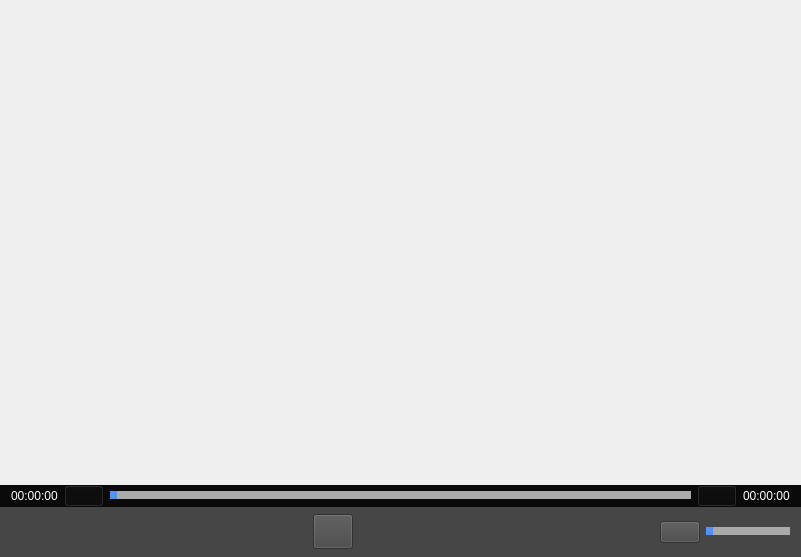
<?xml version="1.0" encoding="UTF-8"?>
<ui version="4.0">
 <class>HLPlayerClass</class>
 <widget class="QWidget" name="HLPlayerClass">
  <property name="geometry">
   <rect>
    <x>0</x>
    <y>0</y>
    <width>801</width>
    <height>557</height>
   </rect>
  </property>
  <property name="minimumSize">
   <size>
    <width>360</width>
    <height>320</height>
   </size>
  </property>
  <property name="windowTitle">
   <string>HLPlayer</string>
  </property>
  <layout class="QVBoxLayout" name="verticalLayout">
   <property name="spacing">
    <number>0</number>
   </property>
   <property name="leftMargin">
    <number>0</number>
   </property>
   <property name="topMargin">
    <number>0</number>
   </property>
   <property name="rightMargin">
    <number>0</number>
   </property>
   <property name="bottomMargin">
    <number>0</number>
   </property>
   <item>
    <widget class="QWidget" name="PlayView" native="true"/>
   </item>
   <item>
    <widget class="QWidget" name="progressView" native="true">
     <property name="sizePolicy">
      <sizepolicy hsizetype="Preferred" vsizetype="Fixed">
       <horstretch>0</horstretch>
       <verstretch>0</verstretch>
      </sizepolicy>
     </property>
     <property name="minimumSize">
      <size>
       <width>0</width>
       <height>20</height>
      </size>
     </property>
     <property name="styleSheet">
      <string notr="true">background-color: rgb(10, 10, 10);</string>
     </property>
     <layout class="QHBoxLayout" name="horizontalLayout">
      <property name="topMargin">
       <number>0</number>
      </property>
      <property name="bottomMargin">
       <number>0</number>
      </property>
      <item>
       <widget class="QLabel" name="labelStart">
        <property name="styleSheet">
         <string notr="true">color: rgb(255, 255, 255);</string>
        </property>
        <property name="text">
         <string>00:00:00</string>
        </property>
       </widget>
      </item>
      <item>
       <widget class="QPushButton" name="btnSlow">
        <property name="styleSheet">
         <string notr="true">background-image: url(:/HLPlayer/res/forward.png);
</string>
        </property>
        <property name="text">
         <string/>
        </property>
       </widget>
      </item>
      <item>
       <widget class="QSlider" name="sliderPlay">
        <property name="styleSheet">
         <string notr="true">	/* 以下是槽 */
QSlider::groove:horizontal{
    background:#aaaaaa;
    height:8px;
}
/* 设置中间的那个滑动的键 */
QSlider::handle:horizontal{
    border-radius: 6px;
    width: 12px;
	margin-top: -2px;
    margin-bottom:-2px;
	margin-right:-5;
	background：transparent;
}

/* 已经划过的从地方 */
QSlider::sub-page:horizontal{
    /*border-radius:10px;*/
    background: qlineargradient(x1:0, y1:0, x2:1, y2:1, stop:0 #5599FF, stop:1 #498ff8);
}
	
	</string>
        </property>
        <property name="maximum">
         <number>100</number>
        </property>
        <property name="pageStep">
         <number>1</number>
        </property>
        <property name="orientation">
         <enum>Qt::Horizontal</enum>
        </property>
       </widget>
      </item>
      <item>
       <widget class="QPushButton" name="btnFast">
        <property name="text">
         <string/>
        </property>
       </widget>
      </item>
      <item>
       <widget class="QLabel" name="labelEnd">
        <property name="styleSheet">
         <string notr="true">color: rgb(255, 255, 255);</string>
        </property>
        <property name="text">
         <string>00:00:00</string>
        </property>
       </widget>
      </item>
     </layout>
    </widget>
   </item>
   <item>
    <widget class="QWidget" name="CtrlView" native="true">
     <property name="sizePolicy">
      <sizepolicy hsizetype="Preferred" vsizetype="Fixed">
       <horstretch>0</horstretch>
       <verstretch>0</verstretch>
      </sizepolicy>
     </property>
     <property name="minimumSize">
      <size>
       <width>0</width>
       <height>50</height>
      </size>
     </property>
     <property name="styleSheet">
      <string notr="true">background-color: rgb(70, 70, 70);</string>
     </property>
     <layout class="QHBoxLayout" name="horizontalLayout_2">
      <property name="topMargin">
       <number>2</number>
      </property>
      <property name="bottomMargin">
       <number>2</number>
      </property>
      <item>
       <spacer name="horizontalSpacer">
        <property name="orientation">
         <enum>Qt::Horizontal</enum>
        </property>
        <property name="sizeHint" stdset="0">
         <size>
          <width>40</width>
          <height>20</height>
         </size>
        </property>
       </spacer>
      </item>
      <item>
       <widget class="QPushButton" name="btnPlay">
        <property name="sizePolicy">
         <sizepolicy hsizetype="Fixed" vsizetype="Fixed">
          <horstretch>0</horstretch>
          <verstretch>0</verstretch>
         </sizepolicy>
        </property>
        <property name="minimumSize">
         <size>
          <width>35</width>
          <height>35</height>
         </size>
        </property>
        <property name="styleSheet">
         <string notr="true">QPushButton {
 border-image: url(:/HLPlayer/res/play_normal.png);
}
QPushButton:hover {
	border-image: url(:/HLPlayer/res/play_hover.png);
}
QPushButton:pressed {
	border-image: url(:/HLPlayer/res/play_clicked.png);
}</string>
        </property>
        <property name="text">
         <string/>
        </property>
       </widget>
      </item>
      <item>
       <spacer name="horizontalSpacer_2">
        <property name="orientation">
         <enum>Qt::Horizontal</enum>
        </property>
        <property name="sizeHint" stdset="0">
         <size>
          <width>40</width>
          <height>20</height>
         </size>
        </property>
       </spacer>
      </item>
      <item>
       <widget class="QPushButton" name="btnMute">
        <property name="sizePolicy">
         <sizepolicy hsizetype="Fixed" vsizetype="Fixed">
          <horstretch>0</horstretch>
          <verstretch>0</verstretch>
         </sizepolicy>
        </property>
        <property name="minimumSize">
         <size>
          <width>20</width>
          <height>20</height>
         </size>
        </property>
        <property name="text">
         <string/>
        </property>
       </widget>
      </item>
      <item>
       <widget class="QSlider" name="sliderVolumn">
        <property name="sizePolicy">
         <sizepolicy hsizetype="Fixed" vsizetype="Fixed">
          <horstretch>0</horstretch>
          <verstretch>0</verstretch>
         </sizepolicy>
        </property>
        <property name="styleSheet">
         <string notr="true">	/* 以下是槽 */
QSlider::groove:horizontal{
    background:#aaaaaa;
    height:8px;
}
/* 设置中间的那个滑动的键 */
QSlider::handle:horizontal{
    border-radius: 6px;
    width: 12px;
	margin-top: -2px;
    margin-bottom:-2px;
	margin-right:-5;
	background：transparent;
}

/* 已经划过的从地方 */
QSlider::sub-page:horizontal{
    /*border-radius:10px;*/
    background: qlineargradient(x1:0, y1:0, x2:1, y2:1, stop:0 #5599FF, stop:1 #498ff8);
}
	
	</string>
        </property>
        <property name="orientation">
         <enum>Qt::Horizontal</enum>
        </property>
       </widget>
      </item>
     </layout>
    </widget>
   </item>
  </layout>
 </widget>
 <layoutdefault spacing="6" margin="11"/>
 <resources>
  <include location="HLPlayer.qrc"/>
 </resources>
 <connections/>
</ui>
